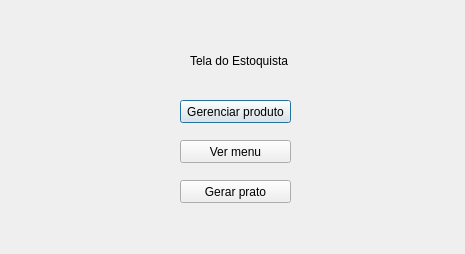
<?xml version="1.0" encoding="UTF-8"?>
<ui version="4.0">
 <class>Dialog</class>
 <widget class="QDialog" name="Dialog">
  <property name="geometry">
   <rect>
    <x>0</x>
    <y>0</y>
    <width>465</width>
    <height>254</height>
   </rect>
  </property>
  <property name="windowTitle">
   <string>Dialog</string>
  </property>
  <widget class="QLabel" name="label">
   <property name="geometry">
    <rect>
     <x>190</x>
     <y>50</y>
     <width>101</width>
     <height>21</height>
    </rect>
   </property>
   <property name="text">
    <string>Tela do Estoquista</string>
   </property>
  </widget>
  <widget class="QPushButton" name="pushButton_3">
   <property name="geometry">
    <rect>
     <x>180</x>
     <y>100</y>
     <width>111</width>
     <height>23</height>
    </rect>
   </property>
   <property name="text">
    <string>Gerenciar produto</string>
   </property>
  </widget>
  <widget class="QPushButton" name="pushButton_6">
   <property name="geometry">
    <rect>
     <x>180</x>
     <y>140</y>
     <width>111</width>
     <height>23</height>
    </rect>
   </property>
   <property name="text">
    <string>Ver menu</string>
   </property>
  </widget>
  <widget class="QPushButton" name="pushButton_7">
   <property name="geometry">
    <rect>
     <x>180</x>
     <y>180</y>
     <width>111</width>
     <height>23</height>
    </rect>
   </property>
   <property name="text">
    <string>Gerar prato</string>
   </property>
  </widget>
 </widget>
 <resources/>
 <connections/>
</ui>
